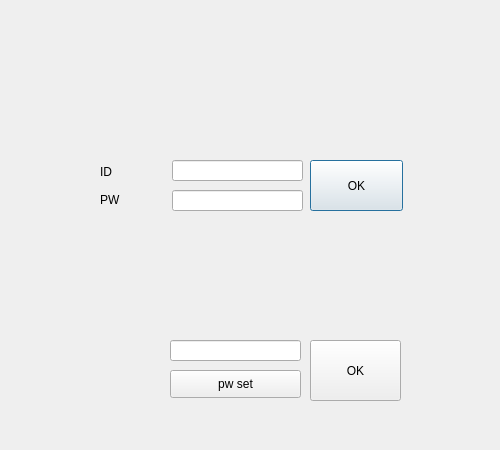
<?xml version="1.0" encoding="UTF-8"?>
<ui version="4.0">
 <class>Dialog</class>
 <widget class="QDialog" name="Dialog">
  <property name="geometry">
   <rect>
    <x>0</x>
    <y>0</y>
    <width>500</width>
    <height>450</height>
   </rect>
  </property>
  <property name="minimumSize">
   <size>
    <width>500</width>
    <height>450</height>
   </size>
  </property>
  <property name="maximumSize">
   <size>
    <width>500</width>
    <height>450</height>
   </size>
  </property>
  <property name="windowTitle">
   <string>Dialog</string>
  </property>
  <widget class="QLabel" name="label">
   <property name="geometry">
    <rect>
     <x>100</x>
     <y>162</y>
     <width>81</width>
     <height>20</height>
    </rect>
   </property>
   <property name="text">
    <string>ID</string>
   </property>
  </widget>
  <widget class="QLabel" name="label_2">
   <property name="geometry">
    <rect>
     <x>100</x>
     <y>190</y>
     <width>81</width>
     <height>20</height>
    </rect>
   </property>
   <property name="text">
    <string>PW</string>
   </property>
  </widget>
  <widget class="QLineEdit" name="id_lineEdit">
   <property name="geometry">
    <rect>
     <x>172</x>
     <y>160</y>
     <width>131</width>
     <height>21</height>
    </rect>
   </property>
  </widget>
  <widget class="QLineEdit" name="pw_lineEdit">
   <property name="geometry">
    <rect>
     <x>172</x>
     <y>190</y>
     <width>131</width>
     <height>21</height>
    </rect>
   </property>
   <property name="echoMode">
    <enum>QLineEdit::Password</enum>
   </property>
  </widget>
  <widget class="QPushButton" name="pushButton">
   <property name="geometry">
    <rect>
     <x>310</x>
     <y>160</y>
     <width>93</width>
     <height>51</height>
    </rect>
   </property>
   <property name="text">
    <string>OK</string>
   </property>
  </widget>
  <widget class="QWidget" name="widget" native="true">
   <property name="geometry">
    <rect>
     <x>0</x>
     <y>0</y>
     <width>500</width>
     <height>450</height>
    </rect>
   </property>
   <property name="minimumSize">
    <size>
     <width>500</width>
     <height>450</height>
    </size>
   </property>
   <property name="maximumSize">
    <size>
     <width>500</width>
     <height>450</height>
    </size>
   </property>
  </widget>
  <widget class="QLineEdit" name="pwd_lineEdit">
   <property name="geometry">
    <rect>
     <x>170</x>
     <y>340</y>
     <width>131</width>
     <height>21</height>
    </rect>
   </property>
   <property name="echoMode">
    <enum>QLineEdit::Password</enum>
   </property>
  </widget>
  <widget class="QPushButton" name="pw2_pushButton">
   <property name="geometry">
    <rect>
     <x>310</x>
     <y>340</y>
     <width>91</width>
     <height>61</height>
    </rect>
   </property>
   <property name="text">
    <string>OK</string>
   </property>
  </widget>
  <widget class="QPushButton" name="pw2set_pushButton">
   <property name="geometry">
    <rect>
     <x>170</x>
     <y>370</y>
     <width>131</width>
     <height>28</height>
    </rect>
   </property>
   <property name="text">
    <string>pw set</string>
   </property>
  </widget>
  <zorder>widget</zorder>
  <zorder>label</zorder>
  <zorder>label_2</zorder>
  <zorder>id_lineEdit</zorder>
  <zorder>pw_lineEdit</zorder>
  <zorder>pushButton</zorder>
  <zorder>pwd_lineEdit</zorder>
  <zorder>pw2_pushButton</zorder>
  <zorder>pw2set_pushButton</zorder>
 </widget>
 <resources/>
 <connections/>
</ui>
